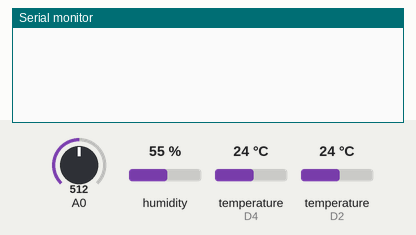
The sketch below on a simulated ESP8266 (NodeMCU). On the bench: the last lines printed to the serial monitor. The test bench sets the inputs (shaded band); at power-on: temperature (sensors on D2, D4) 24 °C, A0 = 512, humidity 55 %. WiFi joins after 1.5 s; servers stay silent unless stated.

Above: at 3.0 s.
3.1 s: temperature (sensor on D2) set to 12 °C
At 4.1 s:
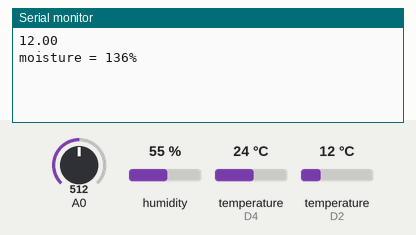
6.7 s: A0 set to 716
At 10.0 s:
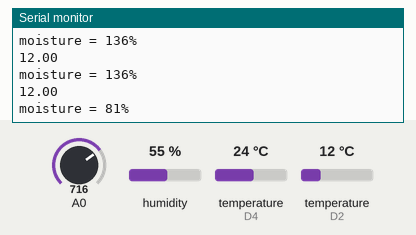
10.3 s: temperature (sensor on D2) set to 19 °C
At 12.9 s:
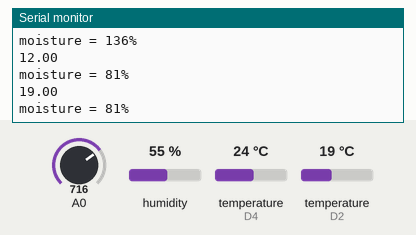
13.9 s: A0 set to 992
At 18.3 s:
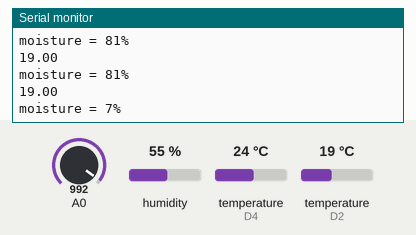
Timing chart, 0 to 18.5 s (numbered marks = the images above; inputs shaded):
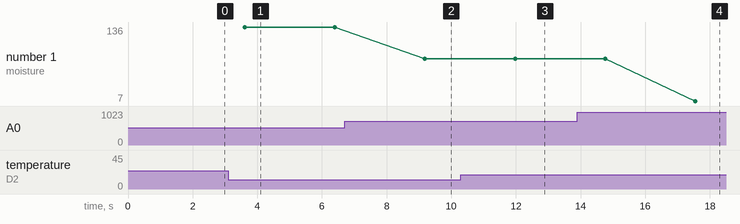

The sketch:

IOT_BASED_SOIL_MONITORING_AND_IRIIGATION_SYSTEM.ino
```cpp
#define BLYNK_TEMPLATE_ID "TMPL3Fp7Pj9P"
#define BLYNK_DEVICE_NAME "iOt bASED SOIL MONITORING AND IRRIGATION SYSTEM"
#define BLYNK_AUTH_TOKEN "q0dQA7YIHeIXf1R0jU0-VUvYktPLtxTt"
#define BLYNK_PRINT Serial
#include <OneWire.h>
#include <SPI.h>
#include <BlynkSimpleEsp8266.h>
#include <DHT.h>
#include <DallasTemperature.h>
#define ONE_WIRE_BUS D2
OneWire oneWire(ONE_WIRE_BUS);
DallasTemperature sensors(&oneWire);
char auth[] = BLYNK_AUTH_TOKEN ;
char ssid[] = "Wifi";
char pass[] = "wifiaviral";
#define DHTPIN 2
#define DHTTYPE DHT11
DHT dht(DHTPIN, DHTTYPE);
SimpleTimer timer;
void sendSensor()
{
float h = dht.readHumidity();
float t = dht.readTemperature();

if (isnan(h) || isnan(t)) {
Serial.println("Failed to read from DHT sensor!");
return;
}

Blynk.virtualWrite(V5, h); //V5 is for Humidity
Blynk.virtualWrite(V6, t); //V6 is for Temperature
}
void setup()
{
Serial.begin(9600);
dht.begin();

timer.setInterval(1000L, sendSensor);
Blynk.begin(auth, ssid, pass);
sensors.begin();
}
int sensor=0;
int output=0;
void sendTemps()
{
sensor=analogRead(A0);
output=(map(sensor,1023,650,0,100)); //in place 145 there is 100(it change with the change in sensor)
delay(1000);
sensors.requestTemperatures();
float temp = sensors.getTempCByIndex(0);
Serial.println(temp);
Serial.print("moisture = ");
Serial.print(output);
Serial.println("%");
Blynk.virtualWrite(V1, temp);
Blynk.virtualWrite(V2,output);
delay(1000);
}
void loop()
{
Blynk.run();
timer.run();
sendTemps();
}
```

Measured:
- after the input at 3.1 s, the serial monitor: prints a new line after 0.51 s (image 1)
- after the input at 6.7 s, the serial monitor: prints a new line after 2.5 s (image 2)
- after the input at 10.3 s, the serial monitor: prints a new line after 1.7 s (image 3)
- after the input at 13.9 s, the serial monitor: prints a new line after 3.7 s (image 4)
- plotted number 1: 136 → 81 after the input at 6.7 s, 81 → 7 after the input at 13.9 s
